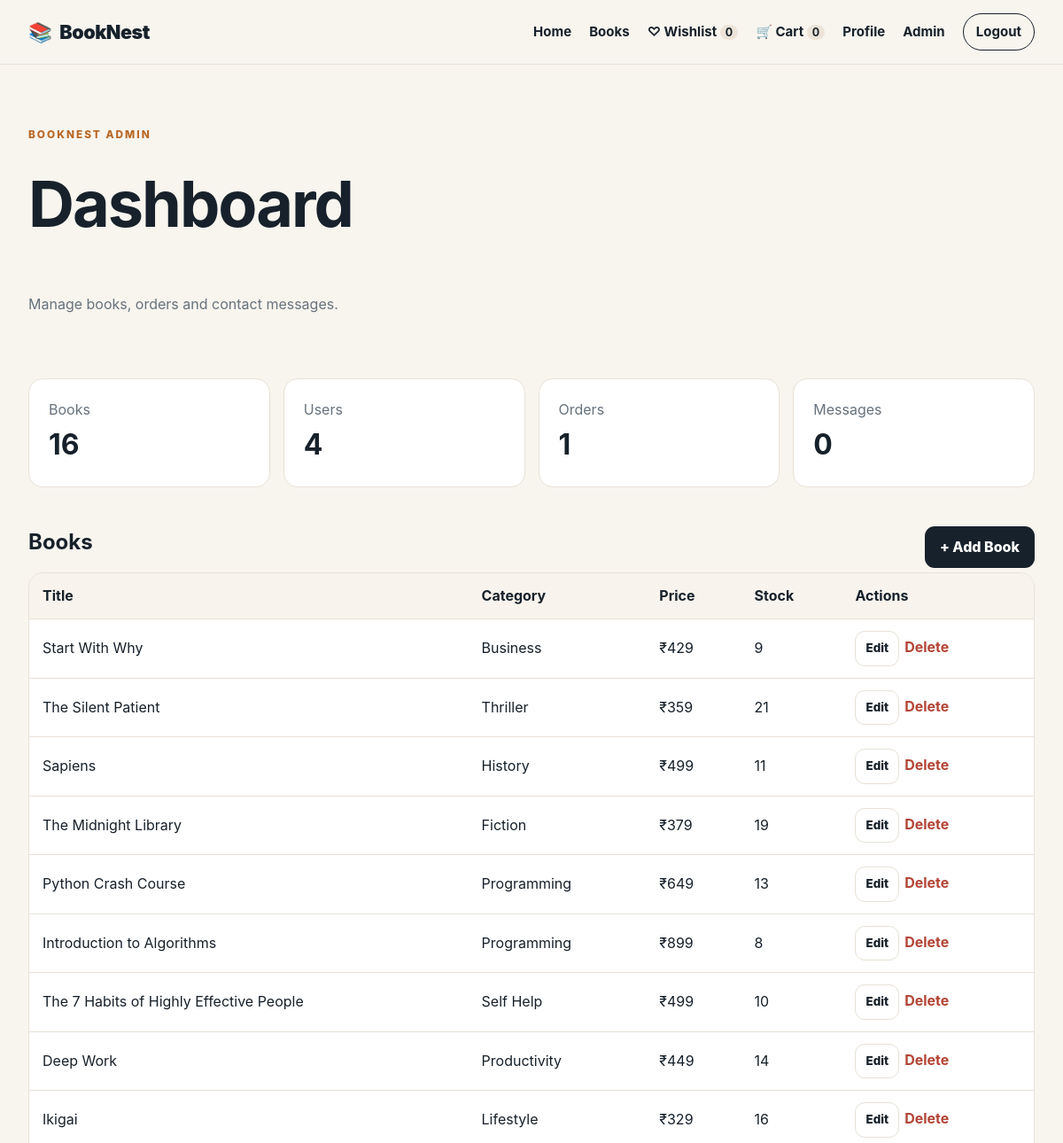
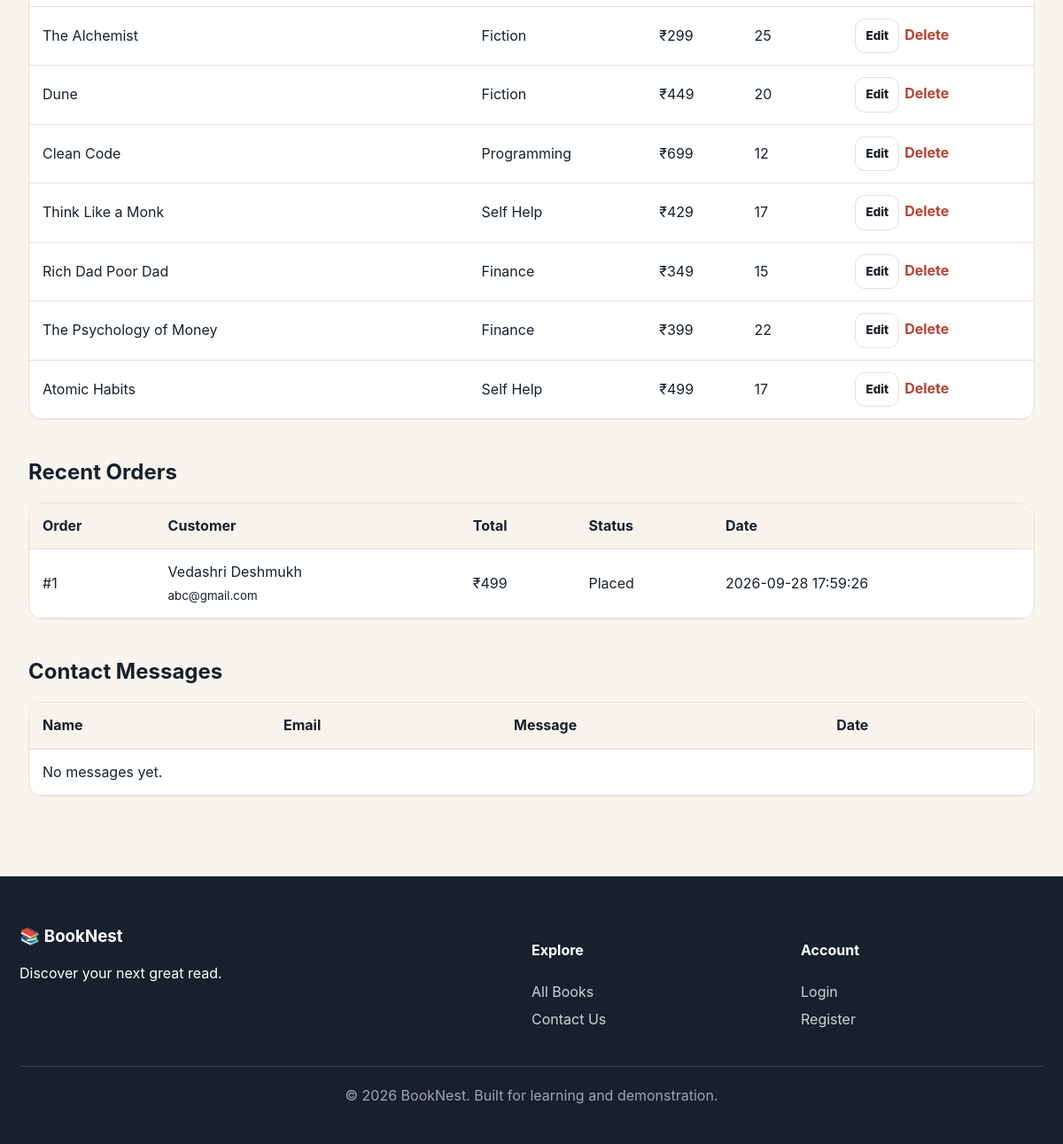
The page /admin (signed in) on the database its author committed (2 pictures, top to bottom).
### tables this page shows
CREATE TABLE books (
        id INTEGER PRIMARY KEY AUTOINCREMENT,
        title TEXT NOT NULL,
        author TEXT NOT NULL,
        category TEXT NOT NULL,
        price REAL NOT NULL,
        original_price REAL NOT NULL,
        rating REAL DEFAULT 4.5,
        review_count INTEGER DEFAULT 0,
        description TEXT NOT NULL,
        image TEXT NOT NULL,
        stock INTEGER DEFAULT 10,
        publisher TEXT DEFAULT 'BookNest Publishing',
        language TEXT DEFAULT 'English',
        pages INTEGER DEFAULT 200,
        isbn TEXT DEFAULT ''
    );

CREATE TABLE orders (
        id INTEGER PRIMARY KEY AUTOINCREMENT,
        user_id INTEGER NOT NULL,
        total REAL NOT NULL,
        status TEXT DEFAULT 'Placed',
        address TEXT NOT NULL,
        created_at TIMESTAMP DEFAULT CURRENT_TIMESTAMP,
        FOREIGN KEY(user_id) REFERENCES users(id) ON DELETE CASCADE
    );

CREATE TABLE users (
        id INTEGER PRIMARY KEY AUTOINCREMENT,
        name TEXT NOT NULL,
        email TEXT UNIQUE NOT NULL,
        password TEXT NOT NULL,
        role TEXT NOT NULL DEFAULT 'user',
        created_at TIMESTAMP DEFAULT CURRENT_TIMESTAMP
    );

### app.py (the view)
@app.route("/admin")
@admin_required
def admin():
    conn=get_db()
    stats={
        "books":conn.execute("SELECT COUNT(*) FROM books").fetchone()[0],
        "users":conn.execute("SELECT COUNT(*) FROM users").fetchone()[0],
        "orders":conn.execute("SELECT COUNT(*) FROM orders").fetchone()[0],
        "contacts":conn.execute("SELECT COUNT(*) FROM contacts").fetchone()[0],
    }
    books=conn.execute("SELECT * FROM books ORDER BY id DESC").fetchall()
    orders=conn.execute("""SELECT o.*,u.name,u.email FROM orders o JOIN users u ON u.id=o.user_id ORDER BY o.id DESC""").fetchall()
    contacts=conn.execute("SELECT * FROM contacts ORDER BY id DESC").fetchall()
    conn.close()
    return render_template("admin.html",stats=stats,books=books,orders=orders,contacts=contacts)

### app.py (called while the page is built)
def get_db():
    conn = sqlite3.connect(DB_PATH)
    conn.row_factory = sqlite3.Row
    conn.execute("PRAGMA foreign_keys = ON")
    return conn

def admin_required(f):
    @wraps(f)
    def wrapper(*args, **kwargs):
        if session.get("role") != "admin":
            abort(403)
        return f(*args, **kwargs)
    return wrapper

@app.context_processor
def globals():
    cart_count = 0
    wishlist_count = 0
    if session.get("user_id"):
        conn = get_db()
        cart_count = conn.execute("SELECT COALESCE(SUM(quantity),0) FROM cart_items WHERE user_id=?", (session["user_id"],)).fetchone()[0]
        wishlist_count = conn.execute("SELECT COUNT(*) FROM wishlist_items WHERE user_id=?", (session["user_id"],)).fetchone()[0]
        conn.close()
    return {"cart_count": cart_count, "wishlist_count": wishlist_count}

### templates/admin.html
{% extends "base.html" %}{% block title %}Admin Dashboard | BookNest{% endblock %}{% block content %}<section class="page-head"><span class="eyebrow">BOOKNEST ADMIN</span><h1>Dashboard</h1><p>Manage books, orders and contact messages.</p></section><section class="admin section"><div class="stats">{% for label,key in [('Books','books'),('Users','users'),('Orders','orders'),('Messages','contacts')] %}<div class="stat"><span>{{ label }}</span><strong>{{ stats[key] }}</strong></div>{% endfor %}</div><div class="admin-head"><h2>Books</h2><a class="btn primary" href="{{ url_for('admin_book_new') }}">+ Add Book</a></div><div class="table-wrap"><table><thead><tr><th>Title</th><th>Category</th><th>Price</th><th>Stock</th><th>Actions</th></tr></thead><tbody>{% for b in books %}<tr><td>{{ b['title'] }}</td><td>{{ b['category'] }}</td><td>₹{{ '%.0f'|format(b['price']) }}</td><td>{{ b['stock'] }}</td><td><a class="btn ghost small" href="{{ url_for('admin_book_edit',book_id=b['id']) }}">Edit</a><form class="inline" method="post" action="{{ url_for('admin_book_delete',book_id=b['id']) }}"><button class="link-danger" onclick="return confirm('Delete this book?')">Delete</button></form></td></tr>{% endfor %}</tbody></table></div><h2 class="admin-section-title">Recent Orders</h2><div class="table-wrap"><table><thead><tr><th>Order</th><th>Customer</th><th>Total</th><th>Status</th><th>Date</th></tr></thead><tbody>{% for o in orders %}<tr><td>#{{ o['id'] }}</td><td>{{ o['name'] }}<br><small>{{ o['email'] }}</small></td><td>₹{{ '%.0f'|format(o['total']) }}</td><td>{{ o['status'] }}</td><td>{{ o['created_at'] }}</td></tr>{% else %}<tr><td colspan="5">No orders yet.</td></tr>{% endfor %}</tbody></table></div><h2 class="admin-section-title">Contact Messages</h2><div class="table-wrap"><table><thead><tr><th>Name</th><th>Email</th><th>Message</th><th>Date</th></tr></thead><tbody>{% for c in contacts %}<tr><td>{{ c['name'] }}</td><td>{{ c['email'] }}</td><td>{{ c['message'] }}</td><td>{{ c['created_at'] }}</td></tr>{% else %}<tr><td colspan="4">No messages yet.</td></tr>{% endfor %}</tbody></table></div></section>{% endblock %}

### static/css/style.css (style rules this page uses)
:root { --ink:#17212b;--muted:#66727d;--cream:#f8f5ef;--paper:#fff;--gold:#d8873c;--gold2:#b96725;--line:#e8e1d6;--shadow:0 12px 35px rgba(23,33,43,.08) }
* { box-sizing:border-box }
body { margin:0;font-family:Inter,ui-sans-serif,system-ui,-apple-system,BlinkMacSystemFont,"Segoe UI",sans-serif;color:var(--ink);background:var(--cream);line-height:1.6 }
a { color:inherit;text-decoration:none }
button,input,select,textarea { font:inherit }
button { cursor:pointer }
.eyebrow { font-size:.74rem;font-weight:850;letter-spacing:2px;color:var(--gold2) }
h1,h2,h3 { line-height:1.15;margin-top:.35em }
.section { max-width:1180px;margin:70px auto;padding:0 22px }
.btn { display:inline-flex;align-items:center;justify-content:center;border:0;border-radius:11px;padding:11px 17px;font-weight:800;transition:.2s }
.btn.primary { background:var(--ink);color:#fff }
.btn.ghost { border:1px solid var(--line);background:#fff }
.btn.small { padding:8px 11px;font-size:.84rem }
.page-head { max-width:1180px;margin:65px auto 0;padding:0 22px }
.page-head h1 { font-size:clamp(2.6rem,6vw,4.5rem);letter-spacing:-2px }
.page-head p { color:var(--muted) }
.link-danger { background:none;border:0;color:#b34435;font-weight:750 }
.stats { display:grid;grid-template-columns:repeat(4,1fr);gap:15px }
.stat { background:#fff;border:1px solid var(--line);padding:22px;border-radius:16px }
.stat span { color:var(--muted) }
.stat strong { display:block;font-size:2rem }
.admin-head { display:flex;justify-content:space-between;align-items:center;margin-top:40px }
.admin-section-title { margin-top:45px }
.table-wrap { overflow:auto;background:#fff;border:1px solid var(--line);border-radius:16px }
.table-wrap table { width:100%;border-collapse:collapse;min-width:700px }
.table-wrap th,.table-wrap td { padding:13px 15px;border-bottom:1px solid var(--line);text-align:left }
.table-wrap th { background:#f8f4ed }
.inline { display:inline }

### rows shown on the page
books: title "Start With Why", category "Business", price "429", stock "9"
books: title "The Silent Patient", category "Thriller", price "359", stock "21"
books: title "Sapiens", category "History", price "499", stock "11"
books: title "The Midnight Library", category "Fiction", price "379", stock "19"
books: title "Python Crash Course", category "Programming", price "649", stock "13"
books: title "Introduction to Algorithms", category "Programming", price "899", stock "8"
books: title "The 7 Habits of Highly Effective People", category "Self Help", price "499", stock "10"
books: title "Deep Work", category "Productivity", price "449", stock "14"
books: title "Ikigai", category "Lifestyle", price "329", stock "16"
books: title "The Alchemist", category "Fiction", price "299", stock "25"
books: title "Dune", category "Fiction", price "449", stock "20"
books: title "Clean Code", category "Programming", price "699", stock "12"
books: title "Think Like a Monk", category "Self Help", price "429", stock "17"
books: title "Rich Dad Poor Dad", category "Finance", price "349", stock "15"
books: title "The Psychology of Money", category "Finance", price "399", stock "22"
books: title "Atomic Habits", category "Self Help", price "499", stock "17"
orders: id "1", name "Vedashri Deshmukh", email "abc@gmail.com", total "499", status "Placed", created_at "2026-09-28 17:59:26"

### other values the page prints
{{ wishlist_count }} "0"
{{ cart_count }} "0"
{{ label }} "Books" "Users" "Orders" "Messages"
{{ stats[key] }} "16" "4" "1" "0"
